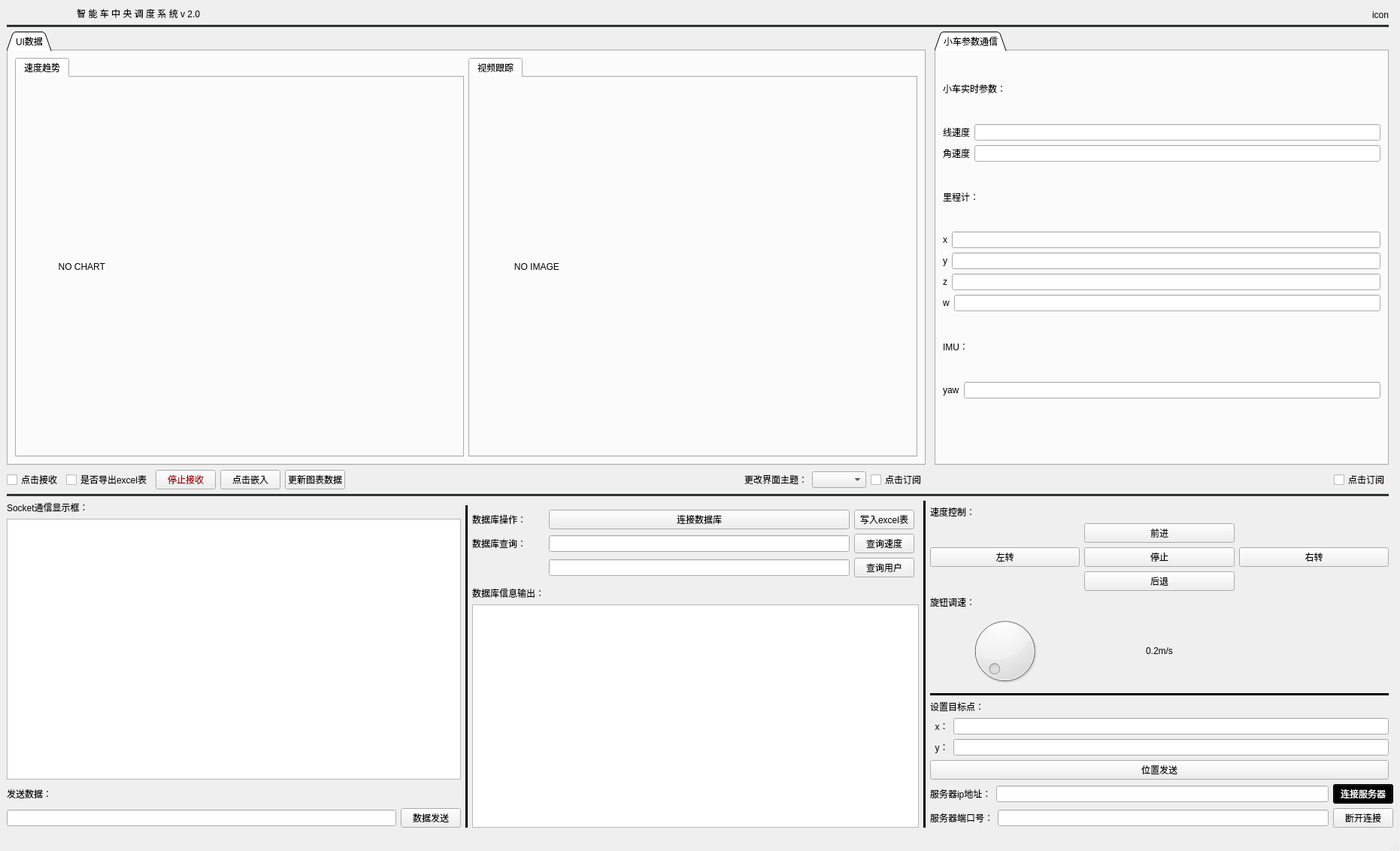
<?xml version="1.0" encoding="UTF-8"?>
<ui version="4.0">
 <class>MainWindow</class>
 <widget class="QMainWindow" name="MainWindow">
  <property name="geometry">
   <rect>
    <x>0</x>
    <y>0</y>
    <width>1862</width>
    <height>1132</height>
   </rect>
  </property>
  <property name="windowTitle">
   <string>MainWindow</string>
  </property>
  <property name="styleSheet">
   <string notr="true"/>
  </property>
  <widget class="QWidget" name="centralwidget">
   <layout class="QGridLayout" name="gridLayout_7">
    <item row="9" column="0">
     <layout class="QHBoxLayout" name="horizontalLayout_12">
      <item>
       <widget class="QLineEdit" name="text"/>
      </item>
      <item>
       <widget class="QPushButton" name="sendbtn">
        <property name="text">
         <string>数据发送</string>
        </property>
       </widget>
      </item>
     </layout>
    </item>
    <item row="7" column="3" colspan="2">
     <layout class="QGridLayout" name="gridLayout_4">
      <item row="5" column="0">
       <widget class="QPushButton" name="send_loc">
        <property name="text">
         <string>位置发送</string>
        </property>
       </widget>
      </item>
      <item row="4" column="0">
       <layout class="QHBoxLayout" name="horizontalLayout_11">
        <item>
         <widget class="QLabel" name="label_19">
          <property name="text">
           <string>  y：</string>
          </property>
         </widget>
        </item>
        <item>
         <widget class="QLineEdit" name="y_aim"/>
        </item>
       </layout>
      </item>
      <item row="1" column="0">
       <widget class="Line" name="line_3">
        <property name="styleSheet">
         <string notr="true">background-color: rgb(0, 0, 0);</string>
        </property>
        <property name="orientation">
         <enum>Qt::Horizontal</enum>
        </property>
       </widget>
      </item>
      <item row="2" column="0">
       <widget class="QLabel" name="label_5">
        <property name="text">
         <string>设置目标点：</string>
        </property>
       </widget>
      </item>
      <item row="3" column="0">
       <layout class="QHBoxLayout" name="horizontalLayout_10">
        <item>
         <widget class="QLabel" name="label_18">
          <property name="text">
           <string>  x：</string>
          </property>
         </widget>
        </item>
        <item>
         <widget class="QLineEdit" name="x_aim"/>
        </item>
       </layout>
      </item>
     </layout>
    </item>
    <item row="8" column="3" colspan="3">
     <layout class="QHBoxLayout" name="horizontalLayout">
      <item>
       <widget class="QLabel" name="label">
        <property name="text">
         <string>服务器ip地址：</string>
        </property>
       </widget>
      </item>
      <item>
       <widget class="QLineEdit" name="iptext"/>
      </item>
      <item>
       <widget class="QPushButton" name="start_server">
        <property name="styleSheet">
         <string notr="true">background-color: rgb(0, 0, 0);
color: rgb(255, 255, 255);</string>
        </property>
        <property name="text">
         <string>连接服务器</string>
        </property>
       </widget>
      </item>
     </layout>
    </item>
    <item row="2" column="4">
     <widget class="QTabWidget" name="tabWidget_4">
      <property name="minimumSize">
       <size>
        <width>354</width>
        <height>522</height>
       </size>
      </property>
      <property name="tabShape">
       <enum>QTabWidget::Triangular</enum>
      </property>
      <property name="currentIndex">
       <number>0</number>
      </property>
      <widget class="QWidget" name="tab_5">
       <attribute name="title">
        <string>小车参数通信</string>
       </attribute>
       <layout class="QVBoxLayout" name="verticalLayout_5">
        <item>
         <layout class="QVBoxLayout" name="verticalLayout_3">
          <item>
           <widget class="QLabel" name="label_7">
            <property name="text">
             <string>小车实时参数：</string>
            </property>
           </widget>
          </item>
          <item>
           <layout class="QHBoxLayout" name="horizontalLayout_3">
            <item>
             <widget class="QLabel" name="label_8">
              <property name="text">
               <string>线速度</string>
              </property>
             </widget>
            </item>
            <item>
             <widget class="QLineEdit" name="linea_text"/>
            </item>
           </layout>
          </item>
          <item>
           <layout class="QHBoxLayout" name="horizontalLayout_4">
            <item>
             <widget class="QLabel" name="label_9">
              <property name="text">
               <string>角速度</string>
              </property>
             </widget>
            </item>
            <item>
             <widget class="QLineEdit" name="angual_text"/>
            </item>
           </layout>
          </item>
          <item>
           <widget class="QLabel" name="label_15">
            <property name="text">
             <string>里程计：</string>
            </property>
           </widget>
          </item>
          <item>
           <layout class="QHBoxLayout" name="horizontalLayout_5">
            <item>
             <widget class="QLabel" name="label_10">
              <property name="text">
               <string>x</string>
              </property>
             </widget>
            </item>
            <item>
             <widget class="QLineEdit" name="x_text"/>
            </item>
           </layout>
          </item>
          <item>
           <layout class="QHBoxLayout" name="horizontalLayout_6">
            <item>
             <widget class="QLabel" name="label_11">
              <property name="text">
               <string>y</string>
              </property>
             </widget>
            </item>
            <item>
             <widget class="QLineEdit" name="y_text"/>
            </item>
           </layout>
          </item>
          <item>
           <layout class="QHBoxLayout" name="horizontalLayout_7">
            <item>
             <widget class="QLabel" name="label_12">
              <property name="text">
               <string>z</string>
              </property>
             </widget>
            </item>
            <item>
             <widget class="QLineEdit" name="z_text"/>
            </item>
           </layout>
          </item>
          <item>
           <layout class="QHBoxLayout" name="horizontalLayout_8">
            <item>
             <widget class="QLabel" name="label_13">
              <property name="text">
               <string>w</string>
              </property>
             </widget>
            </item>
            <item>
             <widget class="QLineEdit" name="w_text"/>
            </item>
           </layout>
          </item>
          <item>
           <widget class="QLabel" name="label_16">
            <property name="text">
             <string>IMU：</string>
            </property>
           </widget>
          </item>
          <item>
           <layout class="QHBoxLayout" name="horizontalLayout_9">
            <item>
             <widget class="QLabel" name="label_14">
              <property name="text">
               <string>yaw</string>
              </property>
             </widget>
            </item>
            <item>
             <widget class="QLineEdit" name="yaw_text"/>
            </item>
           </layout>
          </item>
         </layout>
        </item>
        <item>
         <spacer name="verticalSpacer">
          <property name="orientation">
           <enum>Qt::Vertical</enum>
          </property>
          <property name="sizeType">
           <enum>QSizePolicy::Fixed</enum>
          </property>
          <property name="sizeHint" stdset="0">
           <size>
            <width>20</width>
            <height>78</height>
           </size>
          </property>
         </spacer>
        </item>
       </layout>
      </widget>
     </widget>
    </item>
    <item row="4" column="0" colspan="5">
     <widget class="Line" name="line">
      <property name="styleSheet">
       <string notr="true">background-color: rgb(46, 52, 54);</string>
      </property>
      <property name="orientation">
       <enum>Qt::Horizontal</enum>
      </property>
     </widget>
    </item>
    <item row="0" column="4" alignment="Qt::AlignRight|Qt::AlignBottom">
     <widget class="QLabel" name="label_20">
      <property name="text">
       <string>icon</string>
      </property>
     </widget>
    </item>
    <item row="3" column="4" alignment="Qt::AlignRight">
     <widget class="QCheckBox" name="speed_accpect">
      <property name="toolTip">
       <string>&lt;html&gt;&lt;head/&gt;&lt;body&gt;&lt;p&gt;点击订阅小车参数&lt;/p&gt;&lt;/body&gt;&lt;/html&gt;</string>
      </property>
      <property name="text">
       <string>点击订阅</string>
      </property>
     </widget>
    </item>
    <item row="1" column="0" colspan="5">
     <widget class="Line" name="line_2">
      <property name="styleSheet">
       <string notr="true">background-color: rgb(46, 52, 54);</string>
      </property>
      <property name="orientation">
       <enum>Qt::Horizontal</enum>
      </property>
     </widget>
    </item>
    <item row="0" column="0" colspan="3">
     <widget class="QLabel" name="label_6">
      <property name="styleSheet">
       <string notr="true">font: 25 38pt &quot;URW Bookman&quot;;</string>
      </property>
      <property name="text">
       <string>                            智 能 车 中 央 调 度 系 统 v 2.0</string>
      </property>
     </widget>
    </item>
    <item row="3" column="0" colspan="3">
     <layout class="QHBoxLayout" name="horizontalLayout_13">
      <item>
       <widget class="QCheckBox" name="chart_accpect">
        <property name="toolTip">
         <string>&lt;html&gt;&lt;head/&gt;&lt;body&gt;&lt;p&gt;点击订阅摄像头数据&lt;/p&gt;&lt;/body&gt;&lt;/html&gt;</string>
        </property>
        <property name="whatsThis">
         <string>&lt;html&gt;&lt;head/&gt;&lt;body&gt;&lt;p&gt;&lt;br/&gt;&lt;/p&gt;&lt;/body&gt;&lt;/html&gt;</string>
        </property>
        <property name="text">
         <string>点击接收</string>
        </property>
       </widget>
      </item>
      <item>
       <widget class="QCheckBox" name="writeexcel">
        <property name="toolTip">
         <string>&lt;html&gt;&lt;head/&gt;&lt;body&gt;&lt;p&gt;停止接收后会可点击，并立即保存&lt;/p&gt;&lt;/body&gt;&lt;/html&gt;</string>
        </property>
        <property name="styleSheet">
         <string notr="true"/>
        </property>
        <property name="text">
         <string>是否导出excel表</string>
        </property>
       </widget>
      </item>
      <item>
       <widget class="QPushButton" name="closechart">
        <property name="styleSheet">
         <string notr="true">color: rgb(164, 0, 0);</string>
        </property>
        <property name="text">
         <string>停止接收</string>
        </property>
       </widget>
      </item>
      <item>
       <widget class="QPushButton" name="large">
        <property name="text">
         <string>点击嵌入</string>
        </property>
       </widget>
      </item>
      <item>
       <widget class="QPushButton" name="update">
        <property name="text">
         <string>更新图表数据</string>
        </property>
       </widget>
      </item>
      <item>
       <spacer name="horizontalSpacer">
        <property name="orientation">
         <enum>Qt::Horizontal</enum>
        </property>
        <property name="sizeHint" stdset="0">
         <size>
          <width>40</width>
          <height>20</height>
         </size>
        </property>
       </spacer>
      </item>
      <item>
       <widget class="QLabel" name="label_21">
        <property name="text">
         <string>更改界面主题：</string>
        </property>
       </widget>
      </item>
      <item>
       <widget class="QComboBox" name="comboBox"/>
      </item>
      <item>
       <widget class="QCheckBox" name="video_accpect">
        <property name="toolTip">
         <string>&lt;html&gt;&lt;head/&gt;&lt;body&gt;&lt;p&gt;点击订阅摄像头数据&lt;/p&gt;&lt;/body&gt;&lt;/html&gt;</string>
        </property>
        <property name="whatsThis">
         <string>&lt;html&gt;&lt;head/&gt;&lt;body&gt;&lt;p&gt;&lt;br/&gt;&lt;/p&gt;&lt;/body&gt;&lt;/html&gt;</string>
        </property>
        <property name="text">
         <string>点击订阅</string>
        </property>
       </widget>
      </item>
     </layout>
    </item>
    <item row="2" column="0" colspan="3">
     <widget class="QTabWidget" name="tabWidget_2">
      <property name="minimumSize">
       <size>
        <width>391</width>
        <height>271</height>
       </size>
      </property>
      <property name="tabPosition">
       <enum>QTabWidget::North</enum>
      </property>
      <property name="tabShape">
       <enum>QTabWidget::Triangular</enum>
      </property>
      <property name="currentIndex">
       <number>0</number>
      </property>
      <property name="elideMode">
       <enum>Qt::ElideNone</enum>
      </property>
      <property name="documentMode">
       <bool>false</bool>
      </property>
      <property name="tabsClosable">
       <bool>false</bool>
      </property>
      <property name="movable">
       <bool>true</bool>
      </property>
      <property name="tabBarAutoHide">
       <bool>false</bool>
      </property>
      <widget class="QWidget" name="tab_4">
       <attribute name="title">
        <string>UI数据</string>
       </attribute>
       <layout class="QVBoxLayout" name="verticalLayout_4">
        <item>
         <layout class="QHBoxLayout" name="horizontalLayout_14">
          <item>
           <widget class="QTabWidget" name="tabWidget_3">
            <property name="currentIndex">
             <number>0</number>
            </property>
            <widget class="QWidget" name="tab_6">
             <attribute name="title">
              <string>速度趋势</string>
             </attribute>
             <layout class="QGridLayout" name="gridLayout_5">
              <item row="0" column="0">
               <widget class="QLabel" name="chart">
                <property name="styleSheet">
                 <string notr="true">font: 75 35pt &quot;Umpush&quot;;</string>
                </property>
                <property name="text">
                 <string>              NO CHART</string>
                </property>
               </widget>
              </item>
             </layout>
            </widget>
           </widget>
          </item>
          <item>
           <widget class="QTabWidget" name="tabWidget">
            <property name="minimumSize">
             <size>
              <width>391</width>
              <height>411</height>
             </size>
            </property>
            <property name="tabPosition">
             <enum>QTabWidget::North</enum>
            </property>
            <property name="tabShape">
             <enum>QTabWidget::Rounded</enum>
            </property>
            <property name="currentIndex">
             <number>0</number>
            </property>
            <property name="elideMode">
             <enum>Qt::ElideNone</enum>
            </property>
            <property name="documentMode">
             <bool>false</bool>
            </property>
            <property name="tabsClosable">
             <bool>false</bool>
            </property>
            <property name="movable">
             <bool>true</bool>
            </property>
            <property name="tabBarAutoHide">
             <bool>false</bool>
            </property>
            <widget class="QWidget" name="tab">
             <attribute name="title">
              <string>视频跟踪</string>
             </attribute>
             <layout class="QGridLayout" name="gridLayout">
              <item row="1" column="0">
               <widget class="QLabel" name="video">
                <property name="styleSheet">
                 <string notr="true">font: 75 35pt &quot;Umpush&quot;;</string>
                </property>
                <property name="text">
                 <string>               NO IMAGE</string>
                </property>
               </widget>
              </item>
             </layout>
            </widget>
           </widget>
          </item>
         </layout>
        </item>
       </layout>
      </widget>
     </widget>
    </item>
    <item row="8" column="0">
     <widget class="QLabel" name="label_4">
      <property name="text">
       <string>发送数据：</string>
      </property>
     </widget>
    </item>
    <item row="9" column="3" colspan="3">
     <layout class="QHBoxLayout" name="horizontalLayout_2">
      <item>
       <widget class="QLabel" name="label_3">
        <property name="text">
         <string>服务器端口号：</string>
        </property>
       </widget>
      </item>
      <item>
       <widget class="QLineEdit" name="porttext"/>
      </item>
      <item>
       <widget class="QPushButton" name="disconnect">
        <property name="styleSheet">
         <string notr="true"/>
        </property>
        <property name="text">
         <string>断开连接</string>
        </property>
       </widget>
      </item>
     </layout>
    </item>
    <item row="6" column="1" rowspan="4">
     <widget class="Line" name="line_5">
      <property name="styleSheet">
       <string notr="true">background-color: rgb(0, 0, 0);</string>
      </property>
      <property name="orientation">
       <enum>Qt::Vertical</enum>
      </property>
     </widget>
    </item>
    <item row="5" column="0" rowspan="3">
     <layout class="QVBoxLayout" name="verticalLayout_2">
      <item>
       <widget class="QLabel" name="label_2">
        <property name="text">
         <string>Socket通信显示框：</string>
        </property>
       </widget>
      </item>
      <item>
       <widget class="QTextEdit" name="commuaction">
        <property name="cursor" stdset="0">
         <cursorShape>IBeamCursor</cursorShape>
        </property>
       </widget>
      </item>
     </layout>
    </item>
    <item row="6" column="3" colspan="2">
     <layout class="QGridLayout" name="gridLayout_2">
      <item row="8" column="0">
       <widget class="QDial" name="dial"/>
      </item>
      <item row="3" column="2">
       <widget class="QPushButton" name="up">
        <property name="text">
         <string>前进</string>
        </property>
       </widget>
      </item>
      <item row="6" column="2">
       <widget class="QPushButton" name="down">
        <property name="text">
         <string>后退</string>
        </property>
       </widget>
      </item>
      <item row="8" column="2" alignment="Qt::AlignHCenter">
       <widget class="QLabel" name="dial_lab">
        <property name="styleSheet">
         <string notr="true">font: 75 18pt &quot;Ubuntu Mono&quot;;</string>
        </property>
        <property name="text">
         <string>0.2m/s</string>
        </property>
       </widget>
      </item>
      <item row="4" column="0">
       <widget class="QPushButton" name="left">
        <property name="text">
         <string>左转</string>
        </property>
       </widget>
      </item>
      <item row="4" column="2">
       <widget class="QPushButton" name="stop">
        <property name="text">
         <string>停止</string>
        </property>
       </widget>
      </item>
      <item row="0" column="0">
       <widget class="QLabel" name="label_17">
        <property name="text">
         <string>速度控制：</string>
        </property>
       </widget>
      </item>
      <item row="4" column="3">
       <widget class="QPushButton" name="right">
        <property name="text">
         <string>右转</string>
        </property>
       </widget>
      </item>
      <item row="7" column="0">
       <widget class="QLabel" name="label_22">
        <property name="text">
         <string>旋钮调速：</string>
        </property>
       </widget>
      </item>
     </layout>
    </item>
    <item row="5" column="2" rowspan="5">
     <layout class="QGridLayout" name="gridLayout_3">
      <item row="7" column="3" colspan="4">
       <widget class="QTextEdit" name="mysqltext">
        <property name="cursor" stdset="0">
         <cursorShape>IBeamCursor</cursorShape>
        </property>
       </widget>
      </item>
      <item row="2" column="4">
       <widget class="QPushButton" name="mysql">
        <property name="text">
         <string>连接数据库</string>
        </property>
       </widget>
      </item>
      <item row="0" column="7" rowspan="8">
       <widget class="Line" name="line_4">
        <property name="styleSheet">
         <string notr="true">background-color: rgb(0, 0, 0);</string>
        </property>
        <property name="orientation">
         <enum>Qt::Vertical</enum>
        </property>
       </widget>
      </item>
      <item row="2" column="5">
       <widget class="QPushButton" name="excel">
        <property name="text">
         <string>写入excel表</string>
        </property>
       </widget>
      </item>
      <item row="6" column="3">
       <widget class="QLabel" name="label_25">
        <property name="text">
         <string>数据库信息输出：</string>
        </property>
       </widget>
      </item>
      <item row="3" column="3">
       <widget class="QLabel" name="label_24">
        <property name="text">
         <string>数据库查询：</string>
        </property>
       </widget>
      </item>
      <item row="2" column="3">
       <widget class="QLabel" name="label_23">
        <property name="text">
         <string>数据库操作：</string>
        </property>
       </widget>
      </item>
      <item row="4" column="4">
       <widget class="QLineEdit" name="sqluseredit">
        <property name="toolTip">
         <string>&lt;html&gt;&lt;head/&gt;&lt;body&gt;&lt;p&gt;输入用户名&lt;/p&gt;&lt;/body&gt;&lt;/html&gt;</string>
        </property>
       </widget>
      </item>
      <item row="4" column="5">
       <widget class="QPushButton" name="check_sqluserbtn">
        <property name="text">
         <string>查询用户</string>
        </property>
       </widget>
      </item>
      <item row="3" column="4">
       <widget class="QLineEdit" name="sqlspeededit">
        <property name="toolTip">
         <string>&lt;html&gt;&lt;head/&gt;&lt;body&gt;&lt;p&gt;输入时间秒&lt;/p&gt;&lt;/body&gt;&lt;/html&gt;</string>
        </property>
       </widget>
      </item>
      <item row="3" column="5">
       <widget class="QPushButton" name="check_sqlspeedbtn">
        <property name="text">
         <string>查询速度</string>
        </property>
       </widget>
      </item>
     </layout>
    </item>
   </layout>
   <widget class="QWidget" name="widget" native="true">
    <property name="geometry">
     <rect>
      <x>597</x>
      <y>50</y>
      <width>16</width>
      <height>34</height>
     </rect>
    </property>
   </widget>
  </widget>
  <widget class="QStatusBar" name="statusBar"/>
 </widget>
 <resources/>
 <connections/>
</ui>
